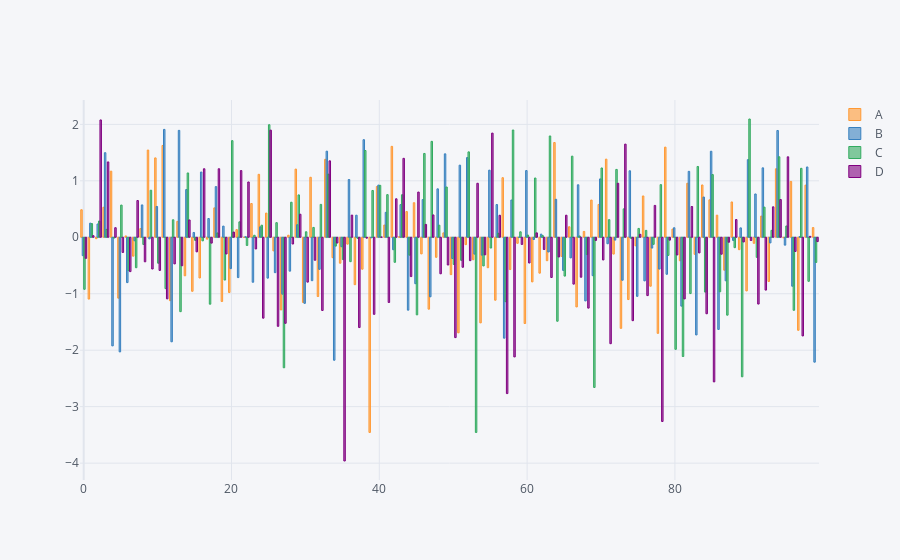

Notebook code cell kept with this figure:
### Code cell
# if we want to use barplot with numerical values we should use an aggregate function on this values to get a clear barplot
# this shape is not a clear shape of barplot so it doesn't help us clearly 
df.iplot(kind='bar')
